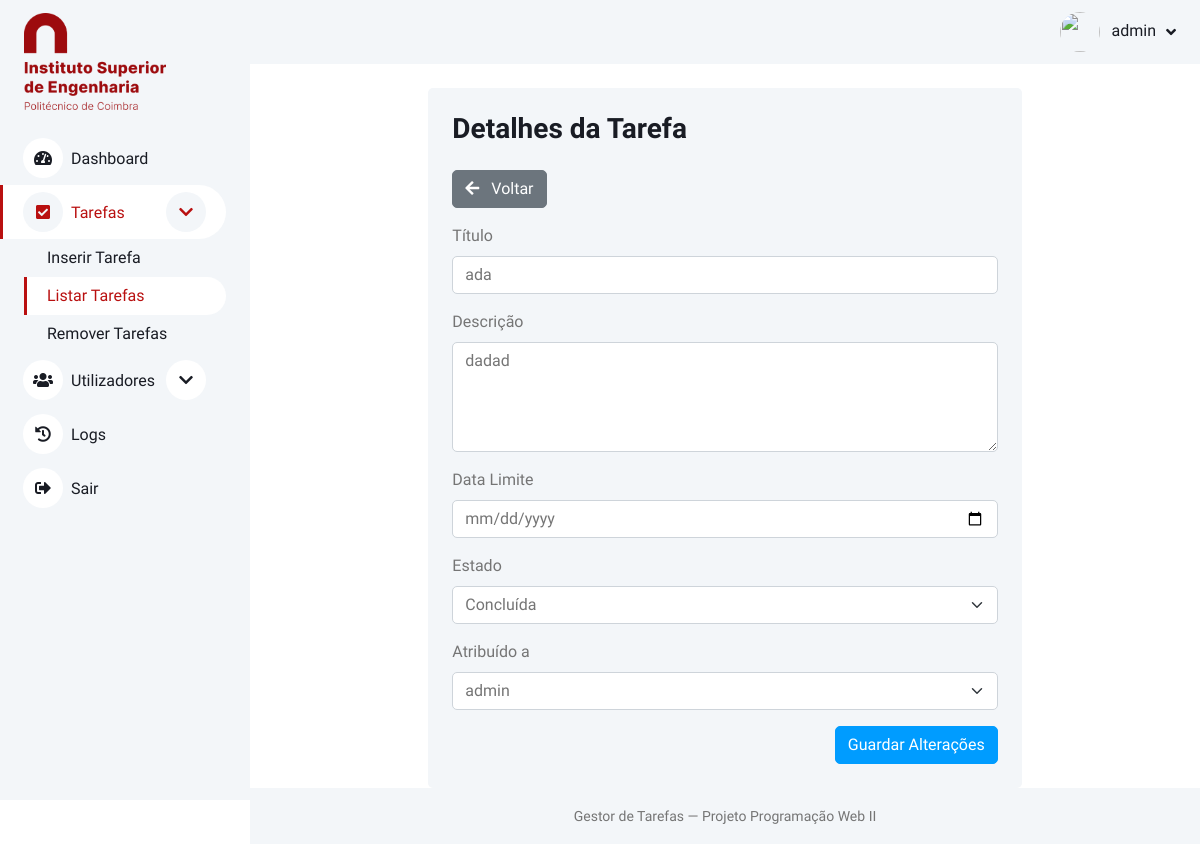
The page /tarefas/detalhes.php?id=2 (signed in) on the database its author committed.
### tables this page shows
CREATE TABLE `tarefas` (
  `id` int(11) NOT NULL,
  `titulo` varchar(200) NOT NULL,
  `descricao` text DEFAULT NULL,
  `data_limite` date DEFAULT NULL,
  `status` enum('pendente','em_progresso','concluida') DEFAULT 'pendente',
  `assigned_to` int(11) DEFAULT NULL,
  `created_by` int(11) DEFAULT NULL,
  `criado` timestamp NOT NULL DEFAULT current_timestamp(),
  `atualizado` timestamp NULL DEFAULT NULL
);

### tarefas/detalhes.php (the view, shortened to what this page needs)
<?php
include "../DBConnection.php";
$idTarefa = isset($_GET['id']) ? intval($_GET['id']) : 0;
$sql = "SELECT * FROM tarefas WHERE id = ?";
$stmt = mysqli_prepare($link, $sql);
mysqli_stmt_bind_param($stmt, "i", $idTarefa);
mysqli_stmt_execute($stmt);
$result = mysqli_stmt_get_result($stmt);
$tarefa = mysqli_fetch_assoc($result);
$perfil   = $_SESSION['perfil'];
$result_users = [];
if ($perfil == "administrador") {
    $sql_users = "SELECT id, nome FROM utilizadores ORDER BY nome ASC";
    $result_users = mysqli_query($link, $sql_users);
}
?>
<!DOCTYPE html>
<html lang="pt">
<head>
    <link href="https://cdnjs.cloudflare.com/ajax/libs/font-awesome/5.10.0/css/all.min.css" rel="stylesheet">
    <link href="https://cdn.jsdelivr.net/npm/bootstrap-icons@1.4.1/font/bootstrap-icons.css" rel="stylesheet">
    <link href="../lib/owlcarousel/assets/owl.carousel.min.css" rel="stylesheet">
    <link href="../lib/tempusdominus/css/tempusdominus-bootstrap-4.min.css" rel="stylesheet" />
    <link href="../css/bootstrap.min.css" rel="stylesheet">
    <link href="../css/style.css" rel="stylesheet">
</head>
<body>
<div class="container-xxl position-relative bg-white d-flex p-0">
    <div class="sidebar pe-4 pb-3">
        <nav class="navbar bg-light navbar-light">
            <a href="../index.php" class="navbar-brand mx-4 mb-3">
                <img src="../img/Instituto_Superior_de_Engenharia_de_Coimbra_logo.png" alt="Logo" style="width: 80%; height: 100%;">
            </a>
            <div class="navbar-nav w-100">
                <a href="../index.php" class="nav-item nav-link">
                    <i class="fa fa-tachometer-alt me-2"></i>Dashboard
                </a>
                <a href="#tarefasSubmenu"
                class="nav-item nav-link active d-flex justify-content-between align-items-center"
                data-bs-toggle="collapse" aria-expanded="true">
                    <span><i class="fa fa-check-square me-2"></i>Tarefas</span>
                    <i class="fa fa-chevron-down"></i>
                </a>
                <div class="collapse show ps-4" id="tarefasSubmenu">
                    <a href="inserir_tarefas.php" class="nav-item nav-link">Inserir Tarefa</a>
                    <a href="listar_tarefas.php" class="nav-item nav-link active">Listar Tarefas</a>
                    <a href="remover_tarefas.php" class="nav-item nav-link">Remover Tarefas</a>
                </div>
                <?php if ($perfil == 'administrador'): ?>
                    <a href="#utilizadoresSubmenu"
                    class="nav-item nav-link d-flex justify-content-between align-items-center"
                    data-bs-toggle="collapse" aria-expanded="false">
                        <span><i class="fa fa-users me-2"></i>Utilizadores</span>
                        <i class="fa fa-chevron-down"></i>
                    </a>
                    <a href="../logs.php" class="nav-item nav-link">
                        <i class="fa fa-history me-2"></i>Logs
                    </a>
                <?php endif; ?>
                <a href="../logout.php" class="nav-item nav-link">
                    <i class="fa fa-sign-out-alt me-2"></i>Sair
                </a>
            </div>
        </nav>
    </div>
    <div class="content flex-grow-1">
        <nav class="navbar navbar-expand bg-light navbar-light sticky-top px-4 py-0">
            <div class="navbar-nav align-items-center ms-auto">
                <div class="nav-item dropdown">
                    <a href="#" class="nav-link dropdown-toggle" data-bs-toggle="dropdown">
                        <?php $userImg = ($perfil == 'administrador') ? "../img/admin.png" : "../img/user.png"; ?>
                        <img class="rounded-circle me-lg-2" src="<?= $userImg ?>" style="width: 40px; height: 40px;">
                        <span class="d-inline-flex"><?=htmlspecialchars($_SESSION['nome'])?></span>
                    </a>
                </div>
            </div>
        </nav>
        <div class="container-fluid pt-4 px-4">
            <div class="row justify-content-center">
                <div class="col-lg-8">
                    <div class="bg-light rounded p-4">
                        <h3 class="mb-4">Detalhes da Tarefa</h3>
                        <a href="listar_tarefas.php" class="btn btn-secondary mb-3">
                            <i class="fa fa-arrow-left me-2"></i> Voltar
                        </a>
                        <form method="post" id="detalhesForm">
                            <div class="mb-3">
                                <label class="form-label">Título</label>
                                <input type="text" name="titulo" class="form-control" value="<?= htmlspecialchars($tarefa['titulo']) ?>" required>
                            </div>
                            <div class="mb-3">
                                <label class="form-label">Descrição</label>
                                <textarea name="descricao" class="form-control" rows="4"><?= htmlspecialchars($tarefa['descricao']) ?></textarea>
                            </div>
                            <div class="mb-3">
                                <label class="form-label">Data Limite</label>
                                <input type="date" name="data_limite" class="form-control" value="<?= htmlspecialchars($tarefa['data_limite']) ?>" required>
                            </div>
                            <div class="mb-3">
                                <label class="form-label">Estado</label>
                                <select name="status" class="form-select" required>
                                    <option value="concluida" <?= ($tarefa['status']=="concluida") ? "selected" : "" ?>>Concluída</option>
                                </select>
                            </div>
                            <?php if ($perfil == "administrador"): ?>
                            <div class="mb-3">
                                <label class="form-label">Atribuído a</label>
                                <select name="assigned_to" class="form-select">
                                    <?php mysqli_data_seek($result_users, 0); while($row = mysqli_fetch_assoc($result_users)) { ?>
                                        <option value="<?= $row['id'] ?>" <?= ($tarefa['assigned_to']==$row['id']) ? "selected" : "" ?>>
                                            <?= htmlspecialchars($row['nome']) ?>
                                        </option>
                                    <?php } ?>
                                </select>
                            </div>
                            <?php endif; ?>
                            <div class="text-end">
                                <button type="submit" class="btn btn-primary">Guardar Alterações</button>
                            </div>
                        </form>
                    </div>
                </div>
            </div>
        </div>
        <footer class="bg-light text-center p-3 mt-auto">
            <small>Gestor de Tarefas — Projeto Programação Web II</small>
        </footer>
    </div>
</div>
</body>
</html>

### css/style.css (style rules this page uses)
:root { --primary: #009CFF; --light: #F3F6F9; --dark: #191C24; }
.btn { transition: .5s; }
.btn.btn-primary { color: #FFFFFF; }
.sidebar { position: fixed; top: 0; left: 0; bottom: 0; width: 250px; height: 100vh; overflow-y: auto; background: var(--light); transition: 0.5s; z-index: 999; }
.content { margin-left: 250px; min-height: 100vh; background: #FFFFFF; transition: 0.5s; }
@media (min-width: 992px) { .sidebar { margin-left: 0; } }
@media (min-width: 992px) { .content { width: calc(100% - 250px); } }
.sidebar .navbar .navbar-nav .nav-link { padding: 7px 20px; color: var(--dark); font-weight: 500; border-left: 3px solid var(--light); border-radius: 0 30px 30px 0; outline: none; }
.sidebar .navbar .navbar-nav .nav-link:hover, .sidebar .navbar .navbar-nav .nav-link.active { color: var(--primary); background: #FFFFFF; border-color: var(--primary); }
.sidebar .navbar .navbar-nav .nav-link i { width: 40px; height: 40px; display: inline-flex; align-items: center; justify-content: center; background: #FFFFFF; border-radius: 40px; }
.sidebar .navbar .navbar-nav .nav-link:hover i, .sidebar .navbar .navbar-nav .nav-link.active i { background: var(--light); }
.content .navbar .navbar-nav .nav-link { margin-left: 25px; padding: 12px 0; color: var(--dark); outline: none; }
.content .navbar .dropdown-toggle::after { margin-left: 6px; vertical-align: middle; border: none; content: "\f107"; font-family: "Font Awesome 5 Free"; font-weight: 900; transition: .5s; }

### rows shown on the page
tarefas: titulo "ada", descricao "dadad", status "Concluída"

### other values the page prints
$_SESSION['nome'] "admin"
form field assigned_to "admin"
